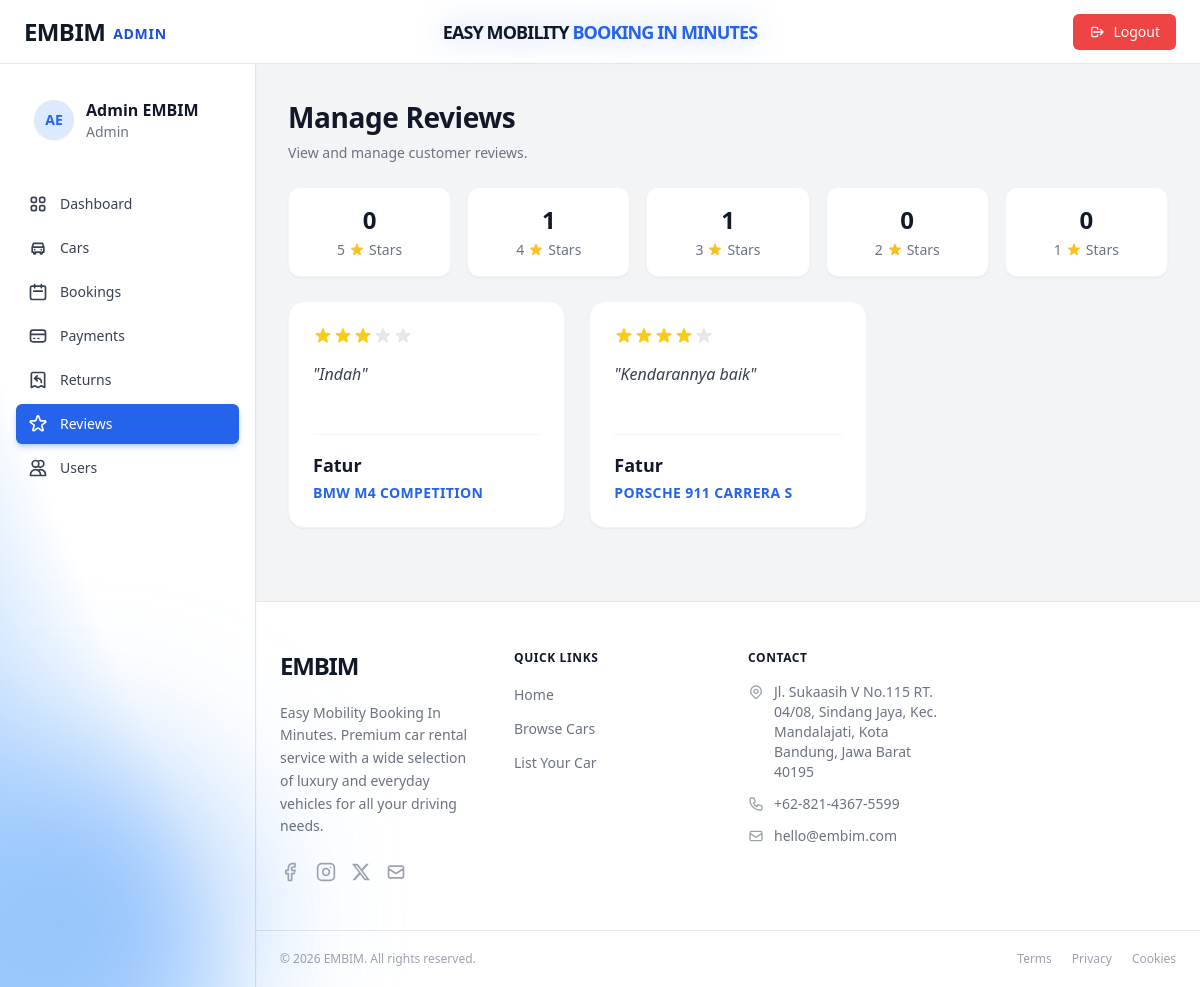
The page /admin/index.php?page=manage_reviews (signed in) on the database as committed earlier.
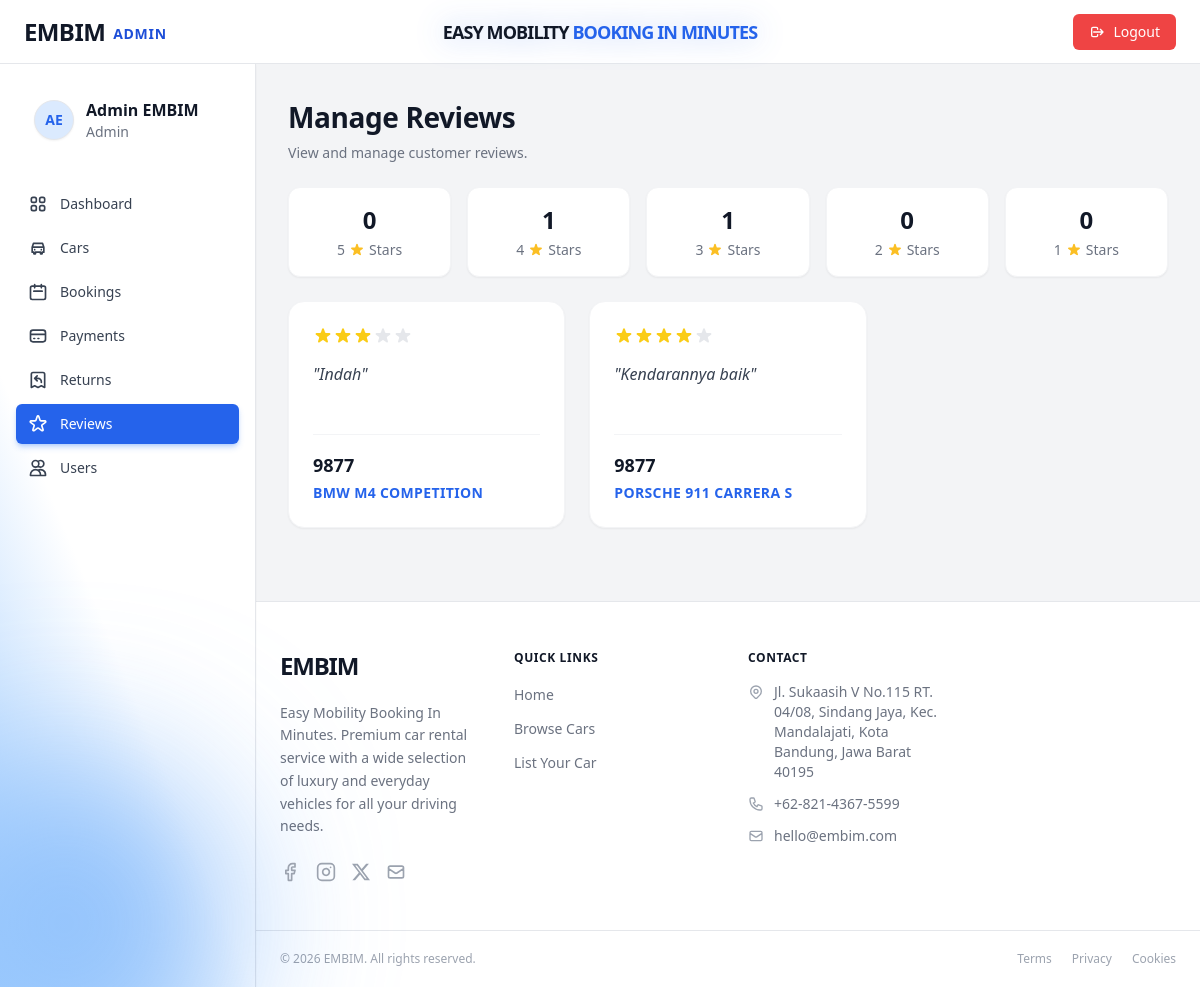
The same page on the database as committed later.
### tables this page shows
CREATE TABLE `reviews` (
  `id` int(11) NOT NULL,
  `user_id` int(11) NOT NULL,
  `car_id` int(11) NOT NULL,
  `booking_id` int(11) NOT NULL COMMENT 'Satu booking hanya bisa review sekali',
  `rating` tinyint(4) NOT NULL DEFAULT 5,
  `comment` text DEFAULT NULL,
  `created_at` datetime NOT NULL DEFAULT current_timestamp()
);

CREATE TABLE `users` (
  `id` int(11) NOT NULL,
  `full_name` varchar(100) NOT NULL,
  `email` varchar(150) NOT NULL,
  `password` varchar(255) NOT NULL COMMENT 'bcrypt hash',
  `phone` varchar(20) DEFAULT NULL,
  `address` text DEFAULT NULL,
  `role` enum('admin','user') NOT NULL DEFAULT 'user',
  `photo_profile` varchar(100) DEFAULT NULL,
  `photo_ktp` varchar(100) DEFAULT NULL,
  `photo_sim` varchar(100) DEFAULT NULL,
  `created_at` datetime NOT NULL DEFAULT current_timestamp(),
  `updated_at` datetime NOT NULL DEFAULT current_timestamp() ON UPDATE current_timestamp()
);

### admin/controllers/AdminReviewController.php (called while the page is built, shortened)
<?php
require_once __DIR__ . '/../models/ReviewModel.php';
class AdminReviewController {
    private ReviewModel $model;
    public function __construct() {
        $this->model = new ReviewModel();
    }
    public function manageReviews(): void {
        $allReviews = $this->model->getAllReviews();
        $total      = count($allReviews);
        $perPage    = 6;
        $totalPages = max(1, (int) ceil($total / $perPage));
        $currentPage = max(1, min($totalPages, (int) ($_GET['p'] ?? 1)));
        $offset     = ($currentPage - 1) * $perPage;
        $reviews = array_slice($allReviews, $offset, $perPage);
        require_once __DIR__ . '/../views/manage_reviews.php';
    }
}

### admin/index.php (called while the page is built, shortened)
<?php
    require_once __DIR__ . '/config/database.php';
    require_once __DIR__ . '/controllers/AdminReviewController.php';
    $page = $_GET['page'] ?? 'dashboard';
    match ($page) {
        'add_car'               => (new DashboardController())->addCar(),
        'edit_car'              => (new DashboardController())->editCar(),
        'delete_car'            => (new DashboardController())->deleteCar(),
        'manage_cars'           => (new DashboardController())->manageCars(),
        'manage_bookings'       => (new AdminBookingController())->manageBookings(),
        'manage_payments'       => (new DashboardController())->managePayments(),
        'payment_detail'        => (new DashboardController())->paymentDetail(),
        'edit_payment'          => (new DashboardController())->editPayment(),
        'booking_detail'        => (new AdminBookingController())->bookingDetail(),
        'edit_booking'          => (new AdminBookingController())->editBooking(),
        'delete_booking'        => (new AdminBookingController())->deleteBooking(),
        'manage_users'          => (new UserController())->manageUsers(),
        'manage_returns'        => (new AdminReturnController())->manageReturns(),
        'add_return'            => (new AdminReturnController())->addReturn(),
        'return_detail'         => (new AdminReturnController())->returnDetail(),
        'edit_return'           => (new AdminReturnController())->editReturn(),
        'delete_return'         => (new AdminReturnController())->deleteReturn(),
        'manage_reviews'        => (new AdminReviewController())->manageReviews(),
        'edit_review'           => (new AdminReviewController())->editReview(),
        'delete_review'         => (new AdminReviewController())->deleteReview(),
        'edit_profile'          => (new ProfileController())->editProfile(),
        default                 => (new DashboardController())->dashboard(),
    };

### admin/config/database.php (called while the page is built, shortened)
<?php
function getPDO(): PDO {
    static $pdo = null;
    if ($pdo === null) {
        $dsn = sprintf('mysql:host=%s;dbname=%s;charset=%s', DB_HOST, DB_NAME, DB_CHARSET);
        $pdo = new PDO($dsn, DB_USER, DB_PASS, [
            PDO::ATTR_ERRMODE            => PDO::ERRMODE_EXCEPTION,
            PDO::ATTR_DEFAULT_FETCH_MODE => PDO::FETCH_ASSOC,
            PDO::ATTR_EMULATE_PREPARES   => false,
        ]);
    }
    return $pdo;
}

### admin/models/ReviewModel.php (called while the page is built, shortened)
<?php
require_once __DIR__ . '/../config/database.php';
class ReviewModel {
    private PDO $pdo;
    public function __construct() {
        $this->pdo = getPDO();
    }
    public function getAllReviews(): array {
        $stmt = $this->pdo->prepare("
            SELECT
                r.id,
                r.rating,
                r.comment,
                r.created_at,
                u.full_name as customer_name,
                u.id as user_id,
                CONCAT(c.brand, ' ', c.model) as car_name
            FROM `reviews` r
            JOIN `users` u ON u.id = r.user_id
            JOIN `cars` c ON c.id = r.car_id
            ORDER BY r.created_at DESC
        ");
        $stmt->execute();
        return $stmt->fetchAll(PDO::FETCH_ASSOC);
    }
}

### admin/views/manage_reviews.php (the view, shortened to what the changed rows need)
<?php require_once __DIR__ . '/partials/layout_top.php'; ?>
<div class="space-y-6 pb-10">
  <div class="page-heading">
    <h1>Manage Reviews</h1>
  </div>
  <?php if (empty($reviews)): ?>
    <div class="bg-white rounded-2xl shadow-sm border border-gray-100 p-10 text-center text-gray-500">
      No reviews found.
    </div>
  <?php else: ?>
    <div class="grid grid-cols-1 md:grid-cols-2 lg:grid-cols-3 gap-6">
      <?php foreach ($reviews as $r): ?>
        <div class="bg-white border border-gray-100 rounded-2xl p-6 shadow-sm relative group hover:shadow-md transition-shadow">
          <div class="flex text-yellow-400 mb-4">
          </div>
          <div class="mb-6 min-h-[3rem]">
            <p class="text-gray-700 italic">"<?= htmlspecialchars($r['comment'] ?: 'No comment provided') ?>"</p>
          </div>
          <hr class="border-gray-100 mb-4" />
          <div>
            <div class="font-bold text-gray-900 text-lg mb-1">
              <?= htmlspecialchars($r['customer_name']) ?>
            </div>
            <div class="font-bold text-blue-600 uppercase text-sm tracking-wide">
              <?= htmlspecialchars($r['car_name']) ?>
            </div>
          </div>
        </div>
      <?php endforeach; ?>
    </div>
  <?php endif; ?>
</div>
<?php require_once __DIR__ . '/partials/layout_bottom.php'; ?>

Rows that differ between the two databases and show on the page:
changed through a linked row, reviews "Indah": user.full_name "Fatur" → "9877"
changed through a linked row, reviews "Kendarannya baik": user.full_name "Fatur" → "9877"
